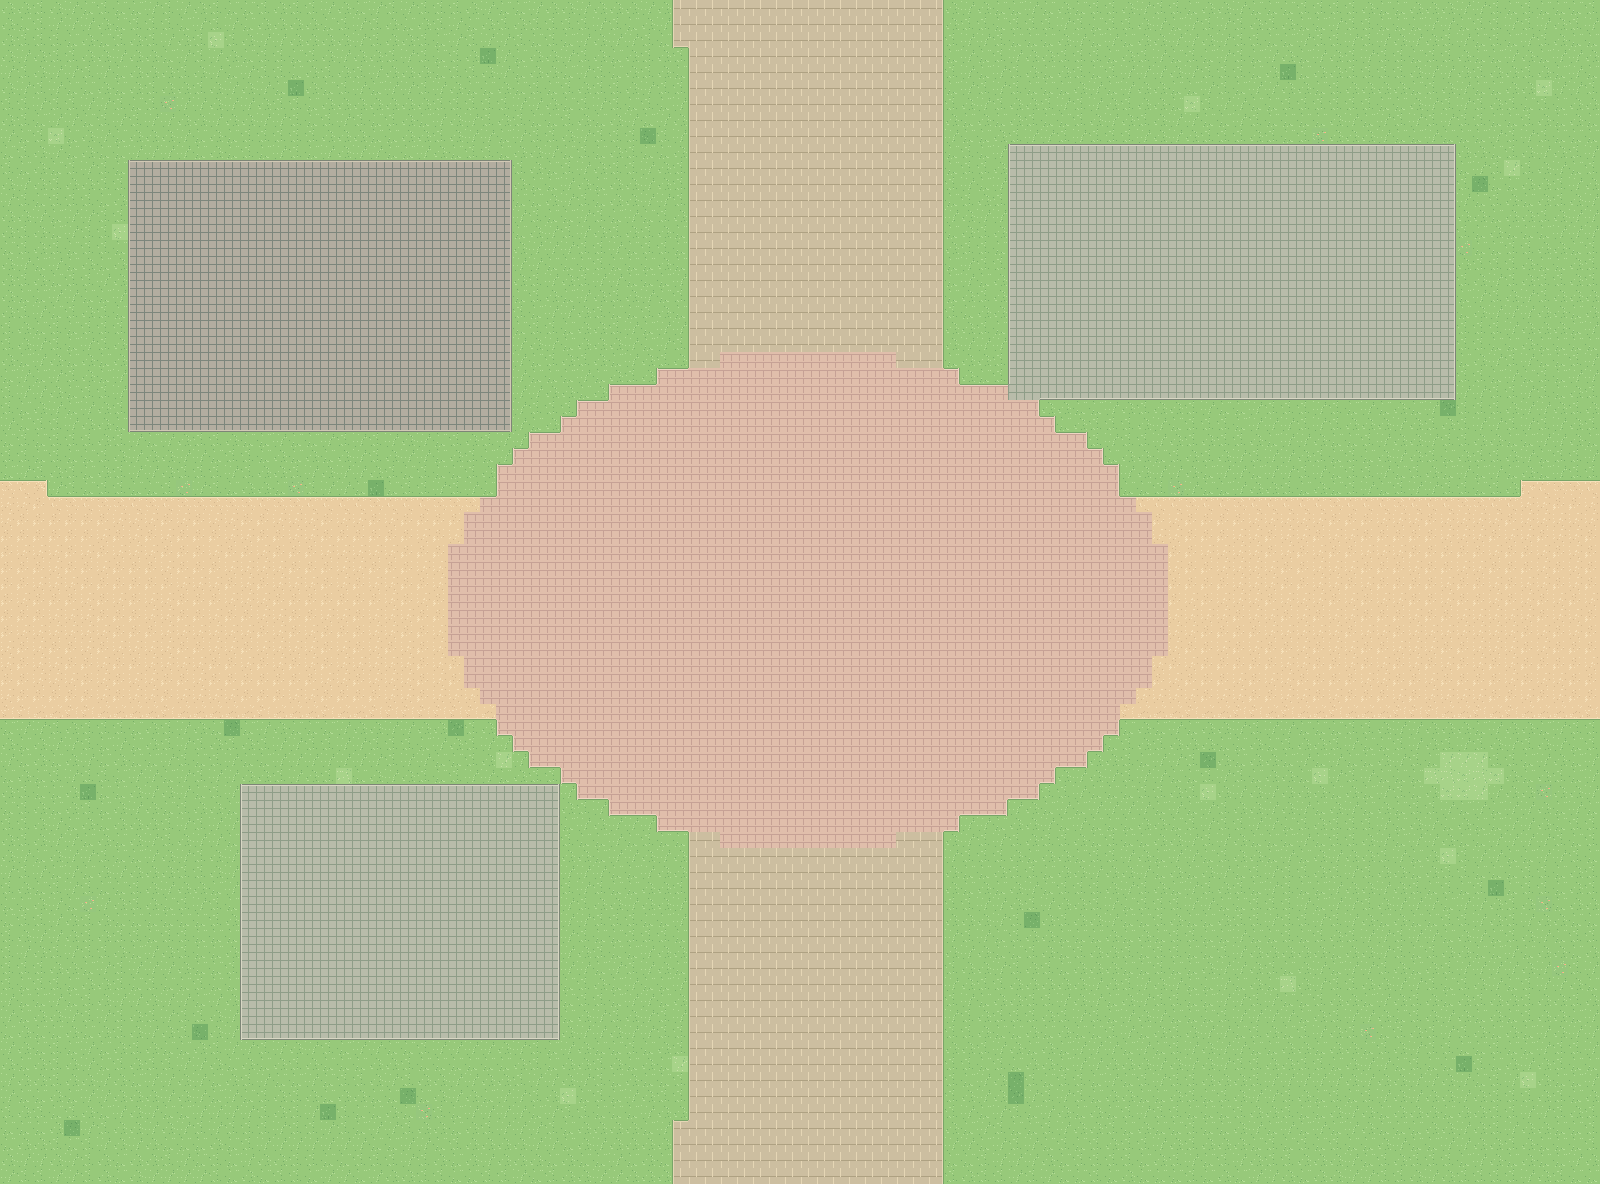

A 2D game scene composited from a Tiled map and its tileset images. What follows is a short description and the map's XML, with each tile layer's data collapsed to a summary:
An orthogonal 100x74 tile map with 16x16 px tiles, 4 tile layers (Ground, Landscape, Roads, BuildingPads) and 11 objects (3x building_slot, 3x building_label, 2x scene_portal, landmark_area, spawn, ...).

<map version="1.10" tiledversion="1.11.2" orientation="orthogonal" renderorder="right-down" width="100" height="74" tilewidth="16" tileheight="16" infinite="0" nextlayerid="9" nextobjectid="800" backgroundcolor="#97C97A">
  <properties>
    <property name="scene_id" value="00" />
    <property name="scene_name" value="25教西侧" />
    <property name="macro_area" value="A 教学区" />
    <property name="tile_scale" type="int" value="16" />
    <property name="player_sprite_width" type="int" value="48" />
    <property name="player_sprite_height" type="int" value="48" />
    <property name="world_origin_x_px" type="int" value="0" />
    <property name="world_origin_y_px" type="int" value="-3552" />
    <property name="ground_only" type="bool" value="true" />
    <property name="building_art_separate" type="bool" value="true" />
  </properties>
  <tileset firstgid="1" name="swu_terrain_16" tilewidth="16" tileheight="16" tilecount="412" columns="16">
    <image source="../assets/ground_tiles_16.png" width="256" height="416" />
  </tileset>
  <layer id="1" name="Ground" width="100" height="74">
    <data>[7400 cells, 7400 non-empty, 4 distinct tile ids]</data>
  </layer>
  <layer id="2" name="Landscape" width="100" height="74">
    <data>[7400 cells, 58 non-empty, 12 distinct tile ids]</data>
  </layer>
  <layer id="3" name="Roads" width="100" height="74">
    <data>[7400 cells, 2604 non-empty, 33 distinct tile ids]</data>
  </layer>
  <layer id="4" name="BuildingPads" width="100" height="74">
    <data>[7400 cells, 1176 non-empty, 28 distinct tile ids]</data>
  </layer>
  <objectgroup id="5" name="BuildingSlots" visible="0" color="#D9B768">
    <object id="1" name="slot_00_01" type="building_slot" x="128" y="160" width="384" height="272">
      <properties>
        <property name="display_name" value="第25教学楼" />
        <property name="confidence" value="verified_name" />
        <property name="note" value="建筑预留地，仅用于当前地图阶段，后续再放建筑与碰撞体" />
        <property name="future_collision" type="bool" value="true" />
        <property name="currently_walkable" type="bool" value="true" />
        <property name="macro_area" value="A 教学区" />
      </properties>
    </object>
    <object id="2" name="slot_00_02" type="building_slot" x="1008" y="144" width="448" height="256">
      <properties>
        <property name="display_name" value="教学配套楼预留" />
        <property name="confidence" value="schematic" />
        <property name="note" value="建筑预留地，仅用于当前地图阶段，后续再放建筑与碰撞体" />
        <property name="future_collision" type="bool" value="true" />
        <property name="currently_walkable" type="bool" value="true" />
        <property name="macro_area" value="A 教学区" />
      </properties>
    </object>
    <object id="3" name="slot_00_03" type="building_slot" x="240" y="784" width="320" height="256">
      <properties>
        <property name="display_name" value="继续教育学院沿线预留" />
        <property name="confidence" value="schematic" />
        <property name="note" value="建筑预留地，仅用于当前地图阶段，后续再放建筑与碰撞体" />
        <property name="future_collision" type="bool" value="true" />
        <property name="currently_walkable" type="bool" value="true" />
        <property name="macro_area" value="A 教学区" />
      </properties>
    </object>
  </objectgroup>
  <objectgroup id="6" name="LandmarkAreas" visible="0" color="#3B9C88">
    <object id="4" name="area_00_01" type="landmark_area" x="544" y="432" width="544" height="352">
      <properties>
        <property name="display_name" value="25教前道路广场" />
        <property name="confidence" value="landmark_area_approx" />
      </properties>
    </object>
  </objectgroup>
  <objectgroup id="7" name="Portals" visible="0" color="#4CA3D9">
    <object id="5" name="exit_south" type="scene_portal" x="672" y="1120" width="272" height="64">
      <properties>
        <property name="direction" value="south" />
        <property name="target_scene" value="06" />
        <property name="target_portal" value="exit_north" />
        <property name="spawn_x_px" type="int" value="800" />
        <property name="spawn_y_px" type="int" value="112" />
        <property name="trigger" value="cross_map_edge" />
        <property name="enabled" type="bool" value="true" />
      </properties>
    </object>
    <object id="6" name="exit_east" type="scene_portal" x="1520" y="480" width="80" height="240">
      <properties>
        <property name="direction" value="east" />
        <property name="target_scene" value="01" />
        <property name="target_portal" value="exit_west" />
        <property name="spawn_x_px" type="int" value="160" />
        <property name="spawn_y_px" type="int" value="592" />
        <property name="trigger" value="cross_map_edge" />
        <property name="enabled" type="bool" value="true" />
      </properties>
    </object>
  </objectgroup>
  <objectgroup id="8" name="Spawn" visible="0" color="#74B877">
    <object id="7" name="player_start" type="spawn" x="800" y="224" width="0" height="0">
      <properties>
        <property name="feet_position" type="bool" value="true" />
        <property name="sprite_width" type="int" value="48" />
        <property name="sprite_height" type="int" value="48" />
      </properties>
    </object>
  </objectgroup>
  <objectgroup id="9" name="地标中文标注_编辑用" visible="1" color="#284F48">
    <object id="8" name="第25教学楼" type="building_label" x="150.0" y="274.0" width="340" height="44">
      <text fontfamily="Noto Sans CJK SC" pixelsize="21" color="#284D42" halign="center" valign="center" wrap="1">第25教学楼</text>
    </object>
    <object id="9" name="教学配套楼预留" type="building_label" x="1062.0" y="250.0" width="340" height="44">
      <text fontfamily="Noto Sans CJK SC" pixelsize="21" color="#284D42" halign="center" valign="center" wrap="1">教学配套楼预留</text>
    </object>
    <object id="10" name="继续教育学院沿线预留" type="building_label" x="230.0" y="890.0" width="340" height="44">
      <text fontfamily="Noto Sans CJK SC" pixelsize="21" color="#284D42" halign="center" valign="center" wrap="1">继续教育学院沿线预留</text>
    </object>
    <object id="11" name="25教前道路广场" type="area_label" x="646.0" y="586.0" width="340" height="44">
      <text fontfamily="Noto Sans CJK SC" pixelsize="21" color="#284D42" halign="center" valign="center" wrap="1">25教前道路广场</text>
    </object>
  </objectgroup>
</map>
